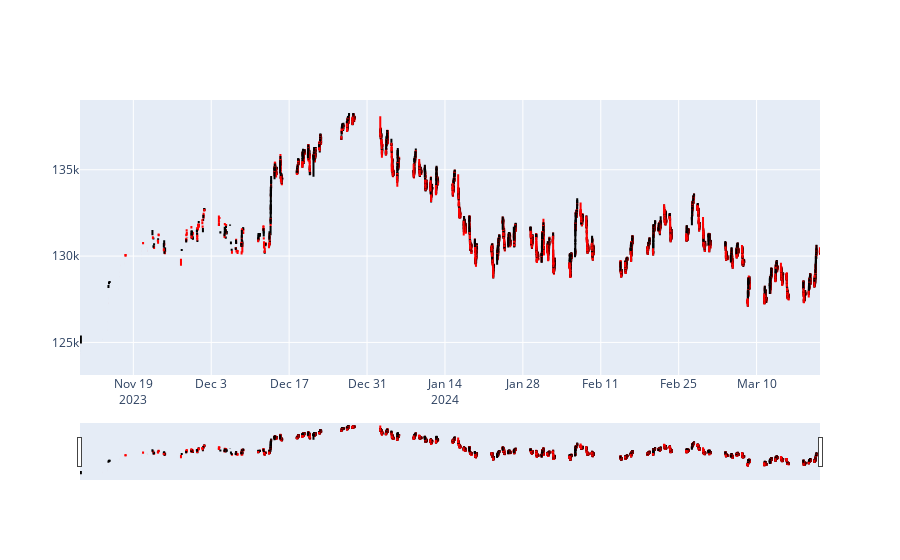

This figure's notebook cell:
### Code cell
candle_stick = go.Candlestick(x=dados['Data'],
                              open=dados['Abertura'],
                              high=dados['Máxima'],
                              low=dados['Mínima'],
                              close=dados['Fechamento'],
                              increasing=dict(line=dict(color='black')),
                              decreasing=dict(line=dict(color='red')),
                              showlegend=False)

fig = go.Figure(data=[candle_stick])

fig.show()

### Figure 1 — Plotly figure (JSON) as saved in the notebook; plotly's stock layout.template omitted (floating-point values rounded to 4 significant figures; data arrays with more than 128 entries replaced by an {"elided": "..."} marker saying what was removed)
{"data": [{"close": {"elided": "7457 int values"}, "decreasing": {"line": {"color": "red"}}, "high": {"elided": "7457 int values"}, "increasing": {"line": {"color": "black"}}, "low": {"elided": "7457 int values"}, "open": {"elided": "7457 int values"}, "showlegend": false, "type": "candlestick", "x": {"elided": "7457 str values"}}], "layout": {}}
